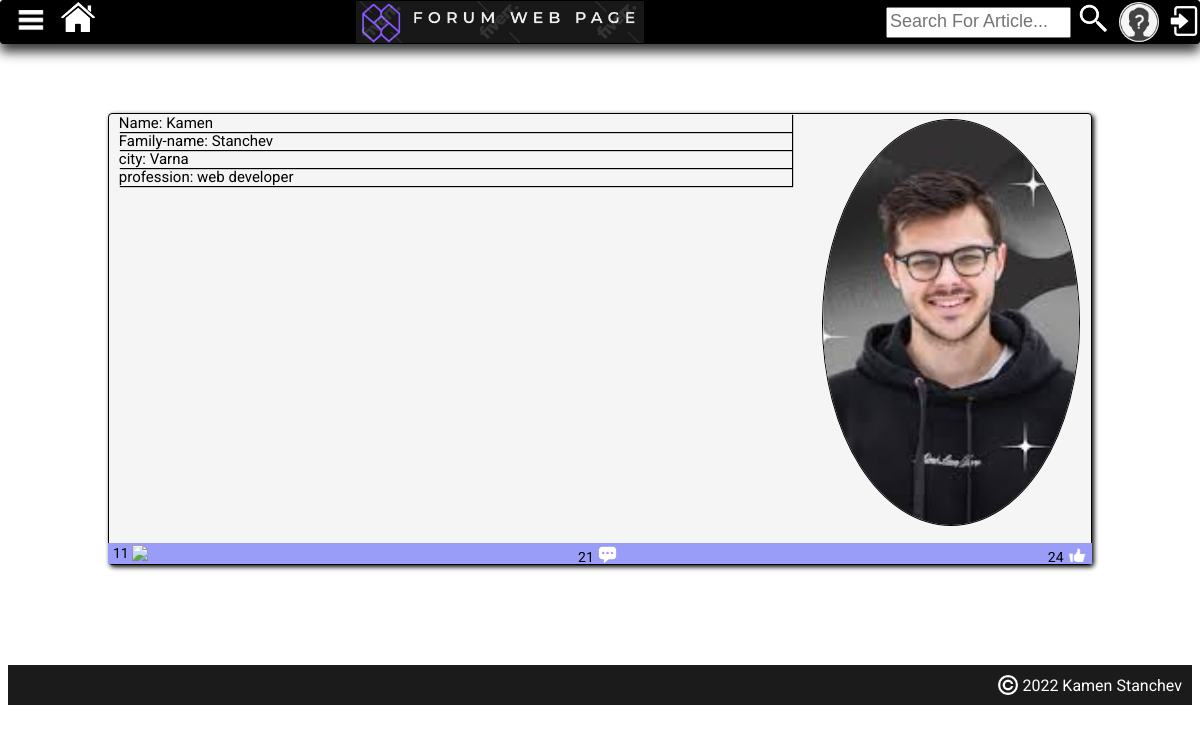
/profile-details/6/, run on the app's committed database.
### forum_project/main_app/models.py (models this page shows, shortened)
class Profile(models.Model):
    user = models.OneToOneField(User, on_delete=models.CASCADE)
    first_name = models.CharField(max_length=30, null=True, blank=True)
    last_name = models.CharField(max_length=30, null=True, blank=True)
    city = models.CharField(max_length=30)
    profession = models.CharField(max_length=30)
    profile_img = models.ImageField(upload_to='images/', default='images/add_profile_image.jpg')
    @property
    def received_likes(self):
        post_articles = self.user.postarticle_set.all()
        post_comments = self.user.articlecomment_set.all()
        result = calculate_likes(post_articles) + calculate_likes(post_comments)
        return result
    @property
    def all_post_articles(self):
        post_articles = self.user.postarticle_set.all()
        result = len(post_articles)
        return result
    @property
    def all_comments(self):
        post_comments = self.user.articlecomment_set.all()
        result = len(post_comments)
        return result

class PostArticle(models.Model):
    title = models.CharField(max_length=30, unique=True)
    content = models.TextField()
    date_created = models.DateTimeField(auto_now_add=True)
    topic = models.CharField(max_length=30, choices=topics_choices(), default='NO TOPIC')
    user = models.ForeignKey(User, on_delete=models.CASCADE)
    users_which_liked_article = models.ManyToManyField(
        User,
        related_name='user_lied_article',
        blank=True,
    )
    @property
    def likes(self):
        result = len(self.users_which_liked_article.all())
        return result

class ArticleComment(models.Model):
    user = models.ForeignKey(User, on_delete=models.CASCADE)
    post_article = models.ForeignKey(PostArticle, on_delete=models.CASCADE)
    content = models.TextField(max_length=300)
    data_created = models.DateTimeField(auto_now_add=True)
    users_which_liked_comment = models.ManyToManyField(
        User,
        related_name='user_lied_comment',
        blank=True,
    )
    @property
    def likes(self):
        result = len(self.users_which_liked_comment.all())
        return result

### forum_project/main_app/views.py (the view)
# urls.py: path('profile-details/<int:pk>/', views.ProfileDetails.as_view(), name='profile-details'),
class ProfileDetails(DetailView):
    model = Profile
    template_name = 'profile-details.html'
    context_object_name = 'profile'

### forum_project/main_app/models.py (called while the page is built)
def calculate_likes(list_of_objects):
    likes = 0
    for obj in list_of_objects:
        likes += obj.likes
    return likes

### forum_project/main_app/templates/profile-details.html (shortened to what this page needs)
{% extends 'base.html' %}
{% load static %}
{% block page_content %}
     <div class="profile-container">
                    <div class="profile-details">
                        <div class="profile-data">
                            <div class="profile-data-element">
                                Name: {{ profile.first_name }}
                            </div>
                            <div class="profile-data-element">
                                Family-name: {{ profile.last_name }}
                            </div>
                            <div class="profile-data-element">
                                city: {{ profile.city }}
                            </div>
                            <div class="profile-data-element">
                                profession: {{ profile.profession }}
                            </div>
                        </div>
                        <div class="profile-img-container">
                            <img class="profile-img" src="{{ profile.profile_img.url }}">
                        </div>
                    </div>
                    <div class="profile-statistic">
                        <span class="statistic-details">
                            {{ profile.all_post_articles}}
                            <img class="statistic-icon" src="{% static 'icons/topic.jpg'%}">
                        </span>
                        <span class="statistic-details">
                            {{ profile.all_comments }}
                            <img class="statistic-icon" src="{% static 'icons/comment.png'%}">
                        </span>
                        <span class="statistic-details">
                            {{ profile.received_likes }}
                            <img class="statistic-icon" src="{% static 'icons/white-like-.png'%}">
                        </span>
                    </div>
     </div>
{% endblock page_content%}

### static/css/main.css (style rules this page uses)
body { padding-top: 5px; font-family: 'Roboto', sans-serif; }

### static/css/profile-container.css (style rules this page uses)
.profile-container { display: flex; flex-direction: column; flex-shrink: 1; width: 95%; height: 100px; margin-top: 14px; margin-left: auto; margin-right: auto; border: black 1px solid; border-radius: 4px; background-color:whitesmoke; font-size: 15px; box-shadow: black 2px 2px 5px; }
.profile-details { display: flex; height: 78px; flex-direction: row; }
.profile-data { margin-right: 3%; margin-left: 1%; flex: 2.5; }
.profile-data-element { box-shadow: black 1px 1px 1px; }
.profile-img-container { flex: 1; }
.profile-img { height: 95%; width: 95%; object-fit: cover; border-radius: 50%; border: black 1px solid; margin: 2% 0 3% 0; }
.profile-statistic { display: flex; height: 18px; font-size: 14px; justify-content: space-between; margin-top: 3px; margin-left: -1px; margin-right: -1px; padding: 2px 5px 1px; background-color: #9A9DF7; }
.statistic-icon { height: 20px; vertical-align: bottom; }
.statistic-details { color: black; }

### forum_project/main_app/templates/profile-details.html (style rules this page uses)
.profile-container { height: 450px; width: auto; margin: 100px; }
.profile-details { height: 450px; }

### data on the page
Profile: first_name "Kamen", last_name "Stanchev", city "Varna", profession "web developer", profile_img (picture), all_post_articles "11", all_comments "21", received_likes "24"
